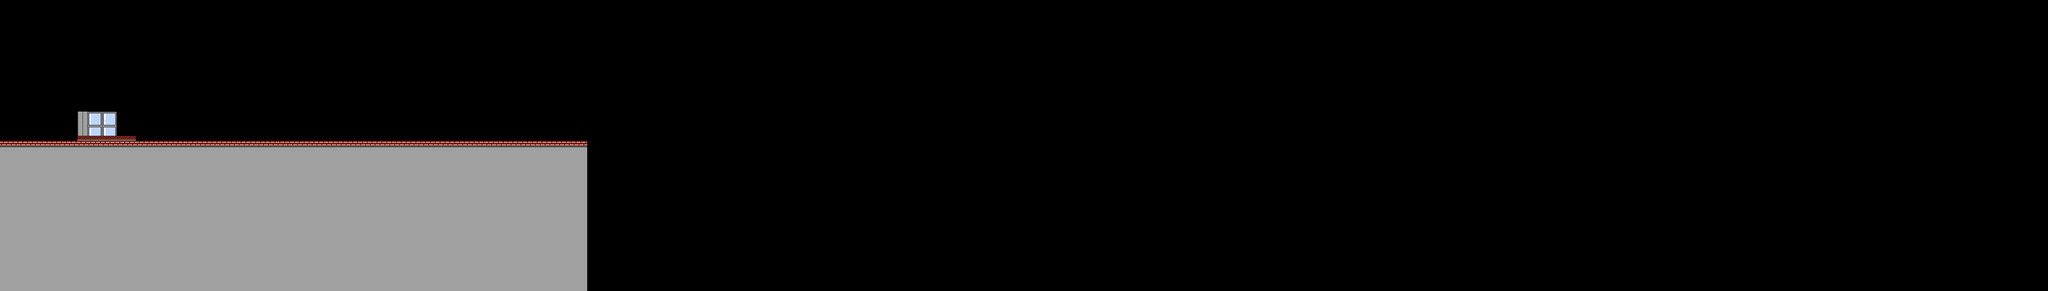

Tiled map render using the project's own tile images. Description and the map definition, with tile-layer contents summarised, below:
An orthogonal 422x60 tile map with 8x8 px tiles, 1 tile layer (Calque de Tuiles 1) and 2 objects.

<map version="1.10" tiledversion="1.11.2" orientation="orthogonal" renderorder="right-down" width="422" height="60" tilewidth="8" tileheight="8" infinite="0" nextlayerid="3" nextobjectid="19">
 <tileset firstgid="1" source="museum.tsx" />
 <layer id="1" name="Calque de Tuiles 1" width="422" height="60">
  <data>[25320 cells, 3804 non-empty, 19 distinct tile ids]</data>
 </layer>
 <objectgroup id="2" name="Collision">
  <object id="4" x="0" y="232" width="967.994" height="32" />
  <object id="6" x="0" y="0" width="1" height="232.008" />
 </objectgroup>
</map>
